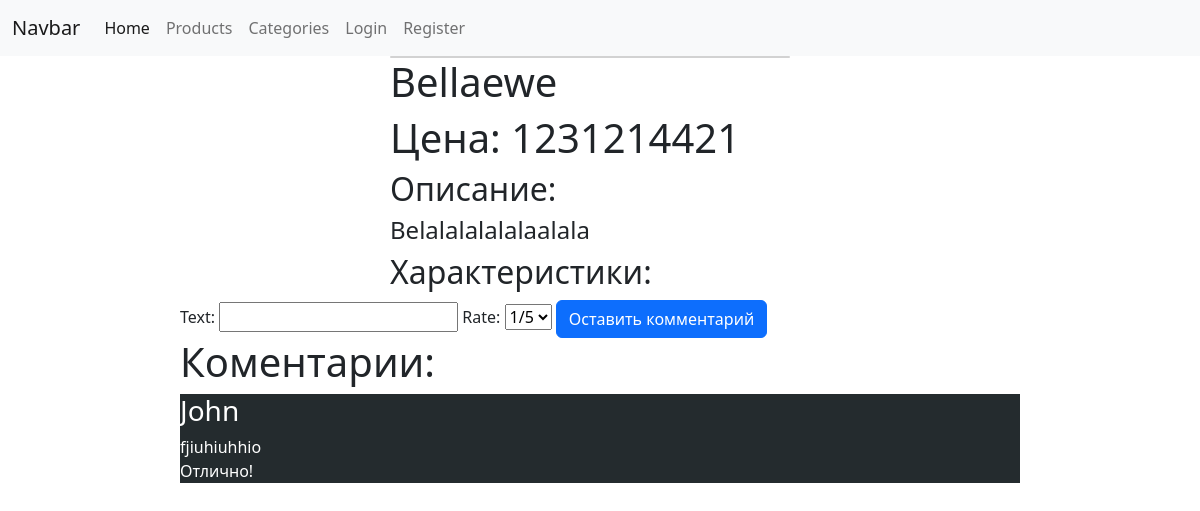
Page /products/10/ on the earlier database version.
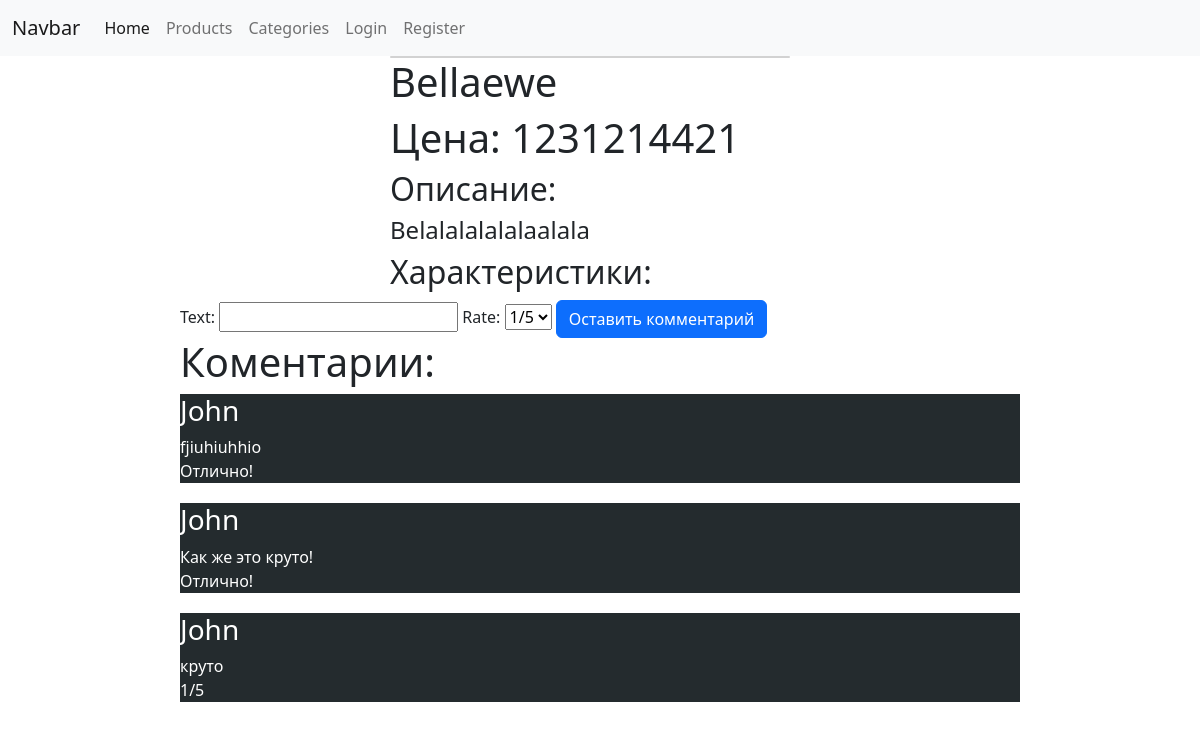
Same page on the later database version.
### products/models.py (models this page shows, shortened)
class Review(models.Model):
    author = models.ForeignKey(User, on_delete=models.CASCADE, null=False)
    text = models.TextField()
    product = models.ForeignKey(Product, on_delete=models.CASCADE)
    rating = (
        ('1/5', '1/5'),
        ('2/5', '2/5'),
        ('3/5', '3/5'),
        ('4/5', '4/5'),
        ('5/5', '5/5')
    )
    rate = models.CharField(default=5, choices=rating, max_length=10)

### products/views.py (the view, shortened to what this page needs)
# urls.py: path('products/<int:id>/', detail_product_view),
def detail_product_view(request, id):
    if request.method == 'GET':
        product = Product.objects.get(id=id)
        reviews = Review.objects.filter(product_id=id)
        data = {
            'product': product,
            'categories': product.categories.all(),
            'reviews': reviews,
            'form': ReviewCreateForm,
            'user': get_user_from_request(request)
        }
        return render(request, 'products/detail.html', context=data)

### users/utils.py (called while the page is built)
def get_user_from_request(request):
    return request.user if not request.user.is_anonymous else None

### templates/products/detail.html (shortened to what this page needs)
{% extends 'layouts/main.html' %}
{% block content %}
    <div class="product">
        <div class="info">
             <div class="card" style="width: 25rem;">
             </div>
            <div style="display: flex; justify-content: space-between">
                <h1>{{ product.title }}</h1>
            </div>
            <h1>Цена: {{ product.price }}</h1>
            <h2>Описание:</h2>
            <h4>{{ product.description }}</h4>
            <h2>Характеристики:</h2>
        </div>
        <div class="create_review">
            <form action="/products/{{ product.id }}/" method="post">
                {{ form }}
                <input type="submit" class="btn btn-primary" value="Оставить комментарий">
            </form>
        </div>
    </div>
    <div class="reviews">
        <h1>Коментарии:</h1>
        {% for review in reviews %}
            <div class="review">
                <h3> {{ review.author.username }}</h3>
                <p class="text">{{ review.text }}<br>{{ review.rate }}</p>
            </div>
        {% endfor %}
    </div>
{% endblock %}

Differences in the rows shown:
added Review: author.username "John", text "Как же это круто!", rate "Отлично!"
added Review: author.username "John", text "круто", rate "1/5"
